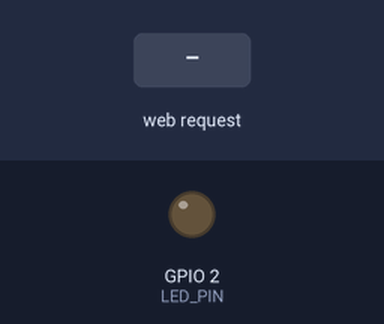
Bench run of a sketch on a simulated ESP32. Parts: output pins drawn as LEDs (lit = HIGH). The test bench sets the inputs (shaded band). WiFi joins after 1.5 s; servers stay silent unless stated; what the sketch prints to the serial monitor is not drawn.

Above: at 2.7 s.
2.8 s: HTTP request GET /H received
At 3.2 s:
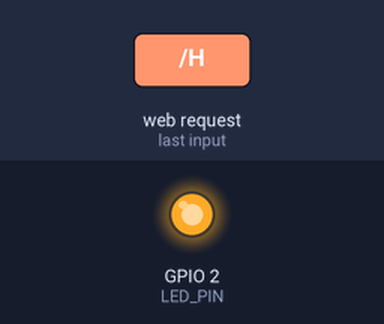
4.3 s: HTTP request GET /L received
At 5.5 s:
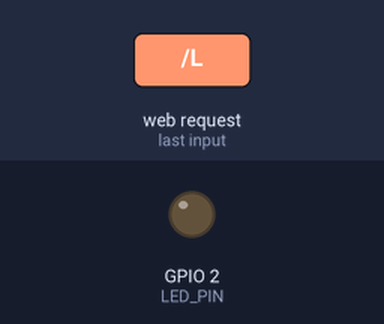
5.8 s: HTTP request GET /toggle received
At 6.7 s:
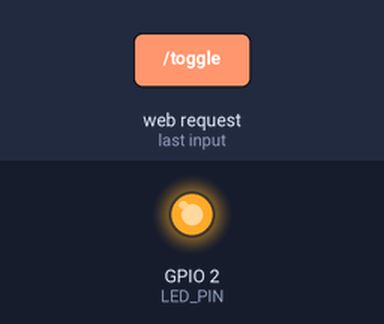
Timing chart, 0 to 8.8 s (numbered marks = the images above; inputs shaded):
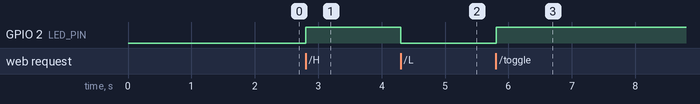

The sketch:

wifiserver.ino
```cpp
/*
  WiFi Web Server LED Blink - styled dashboard

  Connect to the WiFi network, open the Serial monitor to see the IP address,
  then browse to that address to control the LED on pin 2.

  http://yourAddress/H        turn the LED on
  http://yourAddress/L        turn the LED off
  http://yourAddress/toggle   toggle the LED
*/

#include <Arduino.h>
#include <WiFi.h>

const char *ssid = "";
const char *password = "";

const int LED_PIN = 2;

NetworkServer server(80);
bool ledOn = false;

void sendPage(NetworkClient &client, bool on) {
  client.print(F(R"HTML(<!doctype html>
<html lang="en">
<head>
<meta charset="utf-8">
<meta name="viewport" content="width=device-width,initial-scale=1">
<title>LED Control</title>
<style>
*{box-sizing:border-box;margin:0;padding:0}
:root{--accent:#7c5cff;--accent2:#22d3ee;--text:#eef1ff;--muted:#9aa3c7;--card:rgba(255,255,255,.055);--line:rgba(255,255,255,.1)}
body.on{--accent:#34d399;--accent2:#a3e635}
html,body{height:100%}
body{font-family:ui-sans-serif,system-ui,-apple-system,"Segoe UI",Roboto,Helvetica,Arial,sans-serif;color:var(--text);background:radial-gradient(900px 600px at 15% 10%,rgba(124,92,255,.22),transparent 60%),radial-gradient(700px 500px at 85% 90%,rgba(34,211,238,.16),transparent 60%),#080b16;display:grid;place-items:center;padding:24px;min-height:100vh;transition:background .4s}
.card{width:min(100%,420px);background:var(--card);border:1px solid var(--line);border-radius:28px;padding:34px 30px 28px;backdrop-filter:blur(18px);-webkit-backdrop-filter:blur(18px);box-shadow:0 30px 80px -30px rgba(0,0,0,.8),inset 0 1px 0 rgba(255,255,255,.08);text-align:center}
.eyebrow{display:inline-flex;align-items:center;gap:8px;font-size:11px;letter-spacing:.16em;text-transform:uppercase;color:var(--muted);margin-bottom:14px}
.eyebrow i{width:7px;height:7px;border-radius:50%;background:var(--accent);box-shadow:0 0 12px var(--accent);animation:pulse 2s infinite}
@keyframes pulse{50%{opacity:.35;transform:scale(.8)}}
h1{font-size:30px;font-weight:700;letter-spacing:-.03em;background:linear-gradient(100deg,var(--accent2),var(--accent));-webkit-background-clip:text;background-clip:text;color:transparent;margin-bottom:8px}
.sub{font-size:14px;color:var(--muted);margin-bottom:26px}
.pill{display:inline-flex;align-items:center;gap:9px;padding:7px 15px;border-radius:999px;border:1px solid var(--line);background:rgba(255,255,255,.04);font-size:12px;font-weight:600;letter-spacing:.12em;margin-bottom:24px}
.dot{width:8px;height:8px;border-radius:50%;background:var(--accent);box-shadow:0 0 10px var(--accent)}
.btn{width:132px;height:132px;border-radius:50%;border:1px solid rgba(255,255,255,.18);cursor:pointer;color:#fff;background:linear-gradient(145deg,var(--accent),var(--accent2));box-shadow:0 18px 40px -12px var(--accent),inset 0 1px 0 rgba(255,255,255,.45);display:grid;place-items:center;margin:0 auto 18px;transition:transform .18s,box-shadow .3s,filter .3s}
.btn:hover{transform:translateY(-3px) scale(1.03);filter:brightness(1.08)}
.btn:active{transform:scale(.96)}
.btn svg{width:46px;height:46px}
.hint{font-size:13px;color:var(--muted);min-height:18px}
.divider{height:1px;background:var(--line);margin:26px 0 20px}
.meta{display:flex;justify-content:space-between;gap:12px;font-size:12px;color:var(--muted);text-align:left}
.meta b{display:block;color:var(--text);font-weight:600;font-size:13px;margin-top:3px;word-break:break-all}
.meta div{flex:1}
.meta div+div{text-align:right}
footer{margin-top:22px;font-size:11px;color:rgba(154,163,199,.6)}
@media(max-width:380px){.card{padding:28px 20px 24px}h1{font-size:26px}.btn{width:116px;height:116px}}
</style>
</head>
<body class=")HTML"));

  client.print(on ? F("on") : F("off"));

  client.print(F(R"HTML(">
<main class="card">
<div class="eyebrow"><i></i>ESP32 · Web Server</div>
<h1>LED Control</h1>
<p class="sub">A tiny dashboard for GPIO 2</p>
<div class="pill"><span class="dot"></span><span id="stateTxt">
)HTML"));

  client.print(on ? F("ON") : F("OFF"));

  client.print(F(R"HTML(</span></div>
<button class="btn" id="btn" aria-label="Toggle LED" aria-pressed="
)HTML"));

  client.print(on ? F("true") : F("false"));

  client.print(F(R"HTML(" onclick="toggleLed()">
<svg viewBox="0 0 24 24" fill="none" stroke="currentColor" stroke-width="2" stroke-linecap="round"><path d="M12 2.8v8.4"/><path d="M6.4 6.4a8 8 0 1 0 11.2 0"/></svg>
</button>
<p class="hint" id="hint">
)HTML"));

  client.print(on ? F("Light is on - tap to switch off") : F("Light is off - tap to switch on"));

  client.print(F(R"HTML(</p>
<div class="divider"></div>
<div class="meta">
<div>GPIO<b>Pin 2 · <span id="level">
)HTML"));

  client.print(on ? F("HIGH") : F("LOW"));

  client.print(F(R"HTML(</span></b></div>
<div>IP ADDRESS<b>
)HTML"));

  client.print(WiFi.localIP().toString());

  client.print(F(R"HTML(</b></div>
</div>
<footer>Served fresh from your microcontroller</footer>
</main>
<script>
function toggleLed(){
var on=!document.body.classList.contains('on');
fetch(on?'/H':'/L').catch(function(){});
document.body.classList.toggle('on',on);
document.getElementById('stateTxt').textContent=on?'ON':'OFF';
document.getElementById('level').textContent=on?'HIGH':'LOW';
document.getElementById('hint').textContent=on?'Light is on - tap to switch off':'Light is off - tap to switch on';
document.getElementById('btn').setAttribute('aria-pressed',on);
}
</script>
</body>
</html>
)HTML"));
}

void setup() {
  Serial.begin(115200);
  pinMode(LED_PIN, OUTPUT);
  digitalWrite(LED_PIN, LOW);

  delay(10);

  Serial.println();
  Serial.println();
  Serial.print("Connecting to ");
  Serial.println(ssid);

  WiFi.begin(ssid, password);

  while (WiFi.status() != WL_CONNECTED) {
    delay(500);
    Serial.print(".");
  }

  Serial.println("");
  Serial.println("WiFi connected.");
  Serial.println("IP address: ");
  Serial.println(WiFi.localIP());

  server.begin();
}

void loop() {
  NetworkClient client = server.accept();  // listen for incoming clients

  if (!client) return;

  // Read the request line and headers (with a short safety timeout)
  String request = "";
  String line = "";
  bool firstLine = true;
  unsigned long start = millis();

  while (client.connected() && millis() - start < 2000) {
    if (!client.available()) continue;
    char c = client.read();
    if (c == '\n') {
      if (firstLine) {
        request = line;
        firstLine = false;
      }
      if (line.length() == 0) break;  // blank line = end of headers
      line = "";
    } else if (c != '\r') {
      line += c;
    }
  }

  // Pull the path out of e.g. "GET /H HTTP/1.1"
  String path = "/";
  int sp1 = request.indexOf(' ');
  int sp2 = (sp1 >= 0) ? request.indexOf(' ', sp1 + 1) : -1;
  if (sp1 >= 0 && sp2 > sp1) path = request.substring(sp1 + 1, sp2);
  int q = path.indexOf('?');
  if (q >= 0) path = path.substring(0, q);

  if (path == "/H") {
    ledOn = true;
  } else if (path == "/L") {
    ledOn = false;
  } else if (path == "/toggle") {
    ledOn = !ledOn;
  }
  digitalWrite(LED_PIN, ledOn ? HIGH : LOW);

  client.println("HTTP/1.1 200 OK");
  client.println("Content-Type: text/html; charset=utf-8");
  client.println("Connection: close");
  client.println("Cache-Control: no-store");
  client.println();

  sendPage(client, ledOn);

  client.stop();
}
```

Measured:
- after the input at 2.8 s, GPIO 2 (LED_PIN): LOW → HIGH at once
- after the input at 4.3 s, GPIO 2 (LED_PIN): HIGH → LOW at once
- after the input at 5.8 s, GPIO 2 (LED_PIN): LOW → HIGH at once
